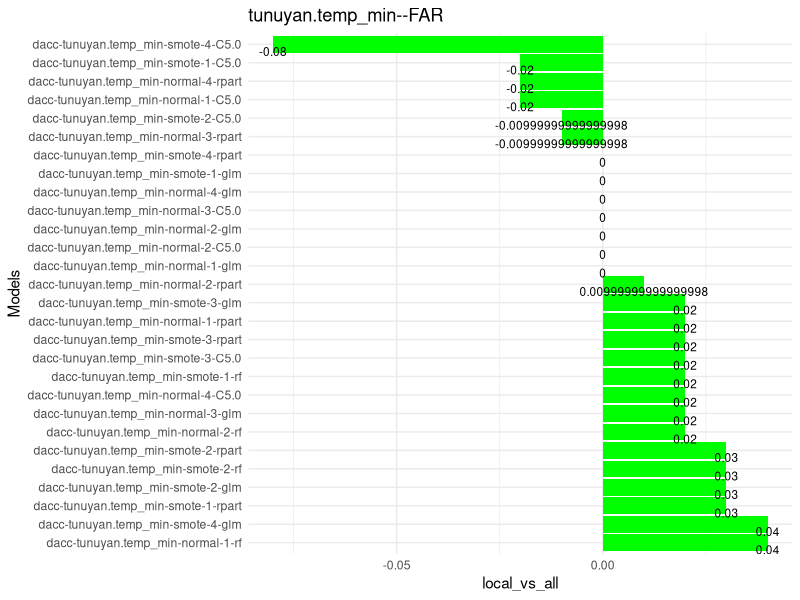
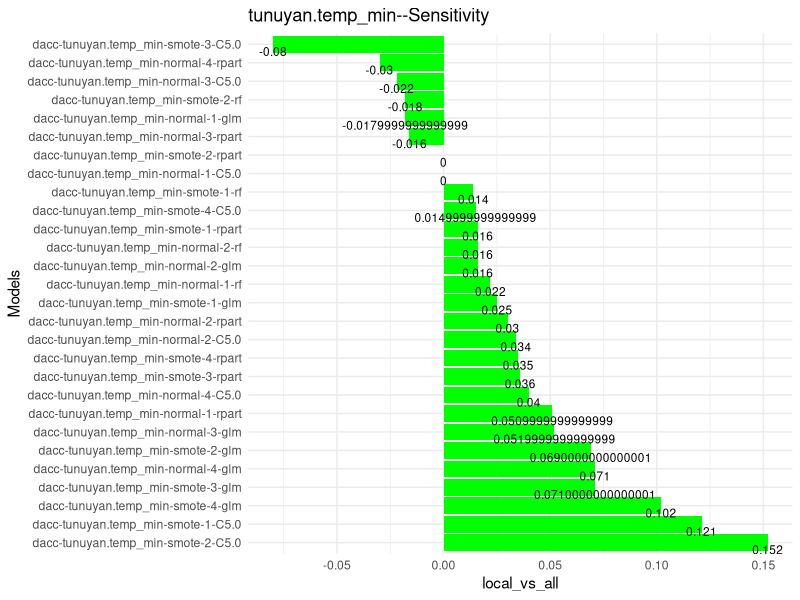
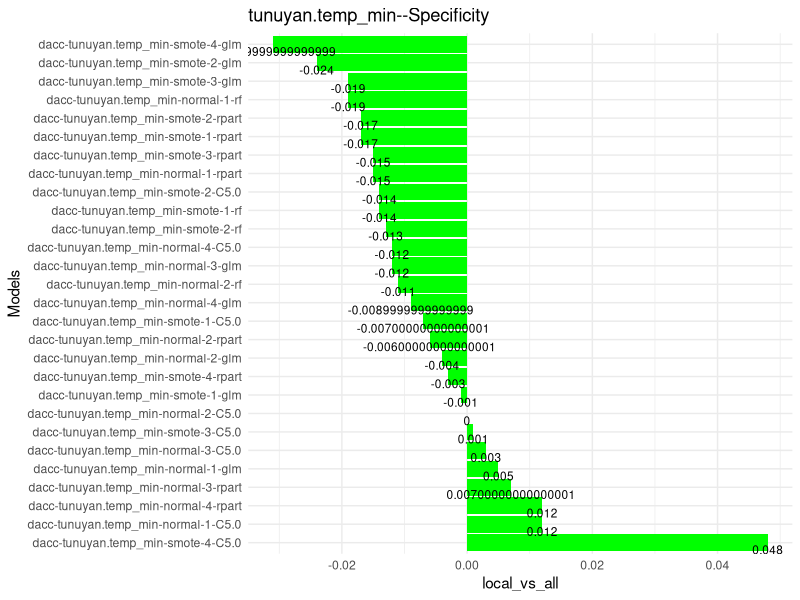
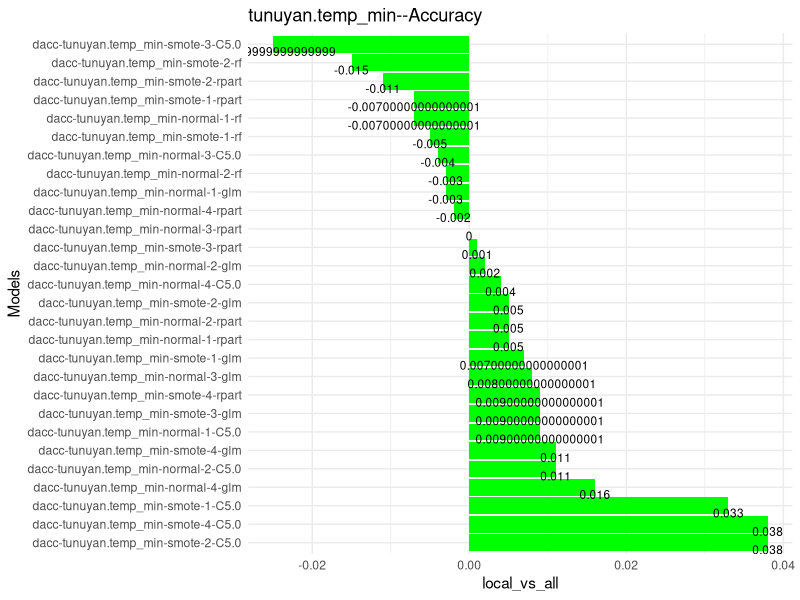
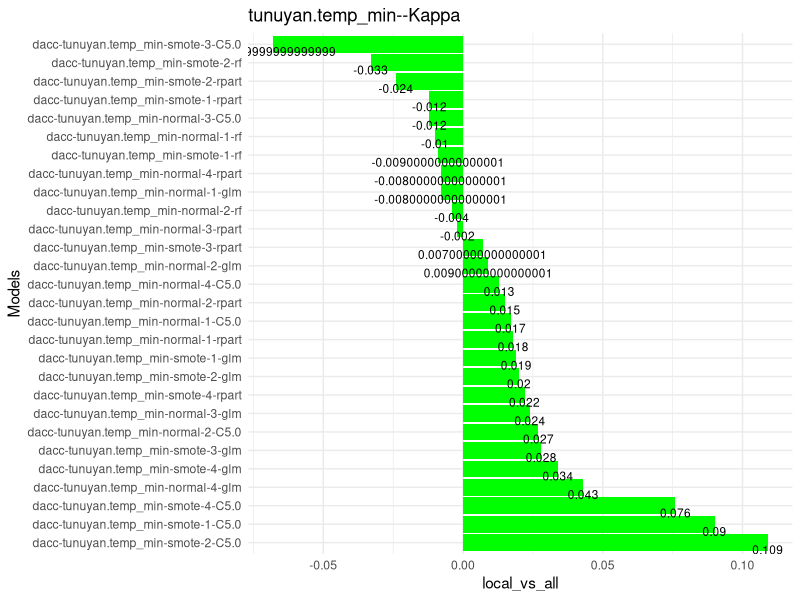
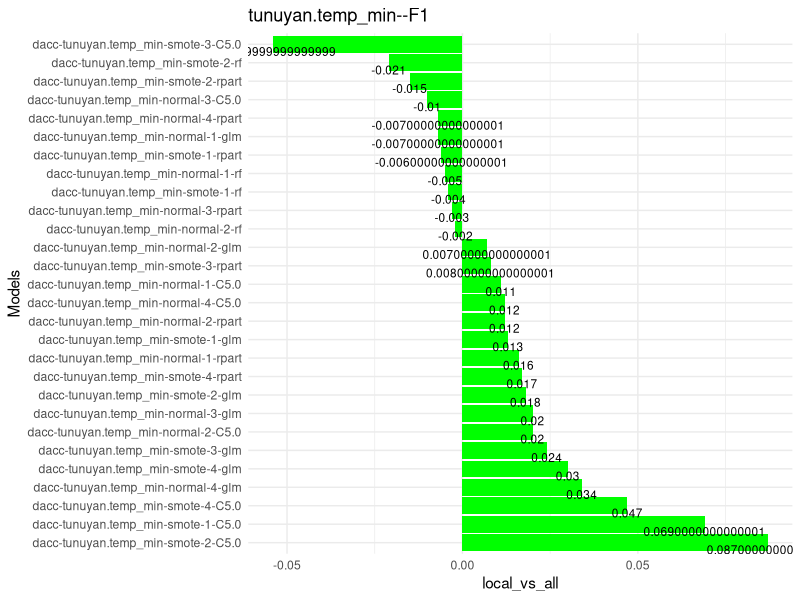
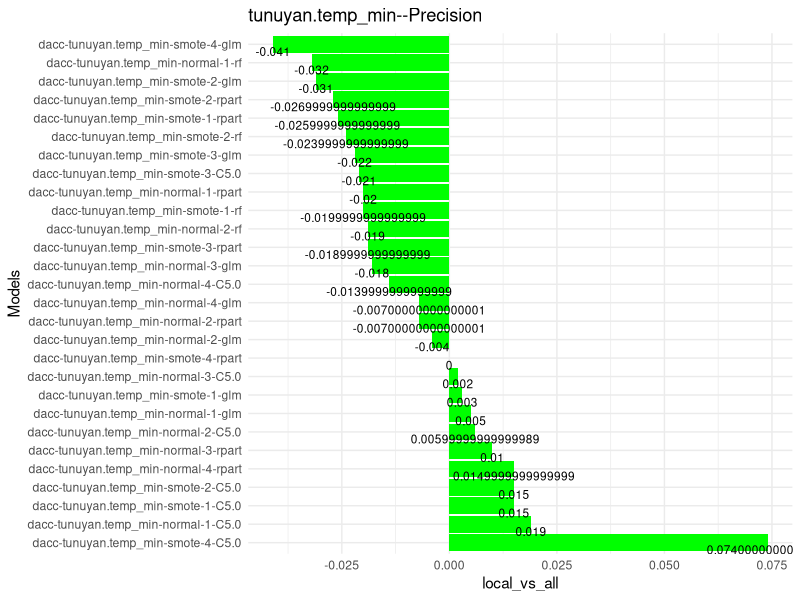
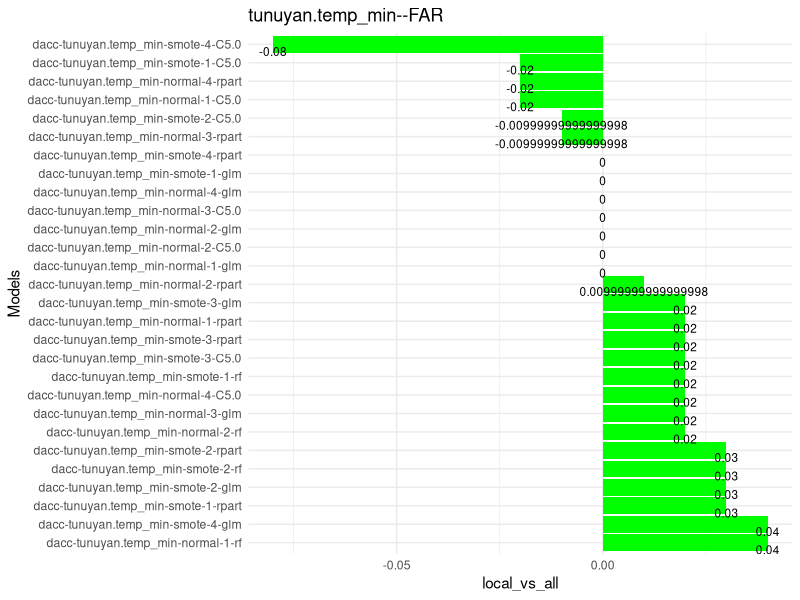

Reproduce these figures in R, in order. (Note: a time limit stopped this script after it produced the figures.)
#' ## Resultados clasificación
#' 

library(readr)
library(ggplot2)
library(dplyr)
library(tidyr)
library(lazyeval)

dataset <- read_csv("classification-results.csv")
dataset[,8:ncol(dataset)] <- round(dataset[,8:ncol(dataset)],digits = 3)

#' ESTACION: valores posibles en la columna vars. Son las estaciones meteorológicas
print(unique(dataset$var))
#' DATASET: valores posibles "dacc", faltan casos de "dacc-temp","dacc-spring"
#' 
#' Caso columna o dato que evalue si colabora o no el enfoque agregar vecinos.
#' 

ESTACION <- "junin.temp_min"
DATASET <- "dacc"
ALGORITMO <- "glm"

stations <- dataset$var
algoritmos <- dataset$alg
metrics <- c("FAR","Sensitivity","Specificity","Accuracy","Kappa","F1","Precision")
#' ## Carga dataset
#' Creación de dataset genérico para resultados clasificación
df <- dataset %>%
  unite(dataset, 
        col=label,c("dataset","var","config.train","config.vars","T","alg"),
        sep = "-",remove=FALSE) %>% 
  select(label,dataset,var,config.train,config.vars,T,alg,FAR,Sensitivity,Specificity,Accuracy,Kappa,F1,Precision) 

#' ## ENFOQUE local vs all
#' 
#' Vistazo del dataset del que hacemos la resta:
#' 

df %>%
  select(dataset,var,config.train,config.vars,T,alg,FAR) %>%
  filter(dataset == DATASET & var == ESTACION ) %>% # & alg=="glm" & T == 1 ) %>%
  group_by(dataset,var,config.train,T,alg) %>% 
  arrange(dataset,var,config.train,T,alg,desc(config.vars)) %>% 
  mutate(local_vs_all = lag(FAR) - FAR)

#' para crear columna local vs all
mutate_call_ <- function(df, col1, col2, new_col_name) {
  mutate_call = lazyeval::interp(~ lag(a) - b, a = as.name(col1), b = as.name(col2))
 df %>% mutate_(.dots = setNames(list(mutate_call), new_col_name))
}
#' df data.frame
#' 
#' NO IMPLEMENTADO filtro: filtro a pasar a ggplot en filter
#' 
#' m metrica, valores posibles o referencia array metrics o mirar dataset.
#' 
#' s: character, nombre de la estacion o variable predecida
plot_local_vs_all <- function(df,m,s)
{
  df1 <- df %>%
    select(dataset,var,config.train,config.vars,T,alg,m) %>%
    filter(dataset == DATASET & var == s ) %>% # & alg=="glm" & T == 1 ) %>%
    group_by(dataset,var,config.train,T,alg) %>% 
    arrange(dataset,var,config.train,T,alg,desc(config.vars)) %>% 
    mutate_call_(m, m, "local_vs_all") %>% 
    filter(!is.na(local_vs_all))  %>%
    unite(col=label,c("dataset","var","config.train","T","alg"),
          sep = "-",remove=FALSE) 
  
  
  p <- ggplot(data=df1, aes(x= reorder(label,-local_vs_all), y=local_vs_all)) +
          geom_bar(stat="identity",fill="green")+ 
          geom_text(aes(label=local_vs_all), vjust=1.3, color="black", size=3) + 
          coord_flip()+
          theme_minimal() +
          labs(x = "Models",title=paste(s,m,sep="--"))
  print(p)
  return(p)
}
#' corro para cada estación para cada una de las métricas
#' 
#' ## IMPORTANTE FAR positivo indica que enfoque ALL es mejor, en las otras métricas, si es negativo gana ALL
#filtro <- 
for(s in stations)
{
  for(m in metrics){
    plot_local_vs_all(df,m,s)
  }
}

#' #' ## MOSTRAR RANKING POR recall, precision, F1, sensitivity, etc
#' df2 <- df %>%
#'   filter(dataset == DATASET & var == ESTACION )  %>% # & alg=="glm" & T == 1 ) %>%
#'   arrange(FAR) 
#' 
#' #' Donde dice FAR se puede cambiar por:
#' #' Recall,Specificity,Accuracy,Kappa,F1,Precision
#' ggplot(data=df2, aes(x= reorder(label,-FAR), y=FAR, color=config.vars)) +
#'   geom_bar(stat="identity",fill="white")+ 
#'   geom_text(aes(label=FAR), vjust=1.3, color="black", size=3) + 
#'   coord_flip()+
#'   theme_minimal() +
#'   labs(x = "Models", y = "FAR", title="FAR")
#' 
#' ggplot(data=df2, aes(x= reorder(label,Sensitivity), y=Sensitivity, color=config.vars)) +
#'   geom_bar(stat="identity",fill="white")+ 
#'   geom_text(aes(label=Sensitivity), vjust=1.3, color="black", size=3) + 
#'   coord_flip()+
#'   theme_minimal() +
#'   labs(x = "Models", y = "Sensitivity", title="Sensitivity")
#' 
#' #' Comparativas de sensitivity, precision, F1, 
#' #' 
#' 
#' df3 <- df %>%
#'   select(label,dataset,var,config.train,config.vars,T,alg,Sensitivity,Specificity,Accuracy,Kappa,F1,Precision) %>%
#'   filter(dataset == DATASET & var == ESTACION  & alg==ALGORITMO) # & T == 1 ) %>%
#' 
#' library(reshape2)
#' 
#' df3 <- melt(df3,id=(c("label","dataset","var","config.train","config.vars","T","alg")))
#' 
#'   
#' ggplot(data=df3, aes(x= reorder(label,value), y=value, fill=variable)) +
#' geom_bar(stat="identity",position=position_dodge())+ 
#' coord_flip()+
#' theme(legend.position="bottom") +
#' labs(x = "Logistic Regression Models", y = "metricas", title="comparacion")
